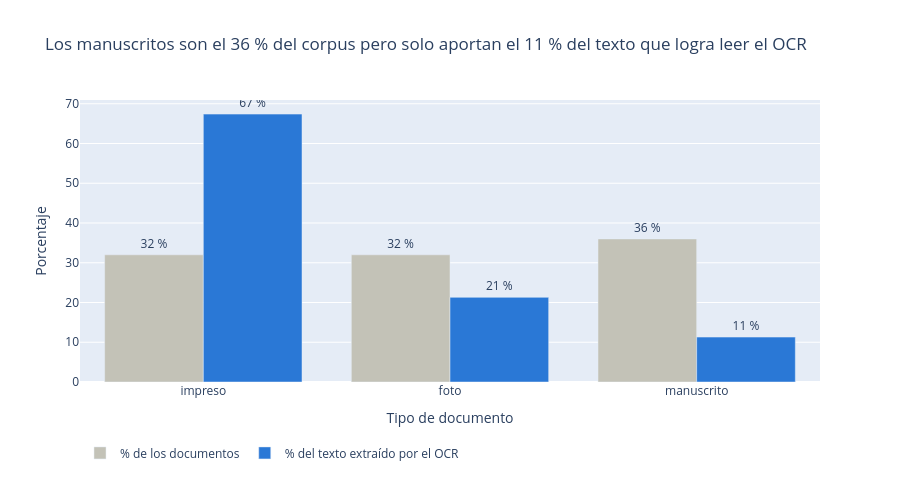

Write notebook code for a chart like this one.
### Markdown cell above
## 7 · Análisis exploratorio

Tres gráficos interactivos con Plotly Express. Cada título resume la conclusión que muestra el gráfico.
Además de la versión interactiva, cada gráfico se guarda como imagen PNG dentro del notebook para que se vea en GitHub.

### Code cell
import plotly.express as px
import plotly.io as pio

pio.renderers.default = "plotly_mimetype+png"     # interactivo en Jupyter/VS Code y PNG para GitHub
COLOR_TIPO = {"impreso": "#2a78d6", "foto": "#eb6834", "manuscrito": "#0ca30c"}
ORDEN_TIPO = ["impreso", "foto", "manuscrito"]

reparto = (ocr_docs.groupby("tipo").agg(documentos=("id", "count"), caracteres=("caracteres", "sum"))
           .reindex(ORDEN_TIPO))
reparto = (100 * reparto / reparto.sum()).round(1).reset_index().melt(
    id_vars="tipo", var_name="medida", value_name="porcentaje")
reparto["medida"] = reparto["medida"].map({"documentos": "% de los documentos", "caracteres": "% del texto extraído por el OCR"})
man = reparto.set_index(["tipo", "medida"])["porcentaje"]["manuscrito"]

fig = px.bar(reparto, x="tipo", y="porcentaje", color="medida", barmode="group", text="porcentaje",
             color_discrete_sequence=["#c3c2b7", "#2a78d6"],
             title=f"Los manuscritos son el {man['% de los documentos']:.0f} % del corpus pero solo aportan "
                   f"el {man['% del texto extraído por el OCR']:.0f} % del texto que logra leer el OCR",
             labels={"tipo": "Tipo de documento", "porcentaje": "Porcentaje", "medida": ""})
fig.update_traces(texttemplate="%{text:.0f} %", textposition="outside")
fig.update_layout(width=900, height=480, legend=dict(orientation="h", y=-0.2))
fig.show()

### Figure 1 — Plotly figure (JSON) as saved in the notebook; plotly's stock layout.template omitted (floating-point values rounded to 4 significant figures)
{"data": [{"alignmentgroup": "True", "hovertemplate": "=% de los documentos<br>Tipo de documento=%{x}<br>Porcentaje=%{text}<extra></extra>", "legendgroup": "% de los documentos", "marker": {"color": "#c3c2b7", "pattern": {"shape": ""}}, "name": "% de los documentos", "offsetgroup": "% de los documentos", "orientation": "v", "showlegend": true, "text": [32.0, 32.0, 36.0], "textposition": "outside", "texttemplate": "%{text:.0f} %", "type": "bar", "x": ["impreso", "foto", "manuscrito"], "xaxis": "x", "y": [32.0, 32.0, 36.0], "yaxis": "y"}, {"alignmentgroup": "True", "hovertemplate": "=% del texto extraído por el OCR<br>Tipo de documento=%{x}<br>Porcentaje=%{text}<extra></extra>", "legendgroup": "% del texto extraído por el OCR", "marker": {"color": "#2a78d6", "pattern": {"shape": ""}}, "name": "% del texto extraído por el OCR", "offsetgroup": "% del texto extraído por el OCR", "orientation": "v", "showlegend": true, "text": [67.4, 21.3, 11.3], "textposition": "outside", "texttemplate": "%{text:.0f} %", "type": "bar", "x": ["impreso", "foto", "manuscrito"], "xaxis": "x", "y": [67.4, 21.3, 11.3], "yaxis": "y"}], "layout": {"barmode": "group", "height": 480, "legend": {"orientation": "h", "title": {"text": ""}, "tracegroupgap": 0, "y": -0.2}, "title": {"text": "Los manuscritos son el 36 % del corpus pero solo aportan el 11 % del texto que logra leer el OCR"}, "width": 900, "xaxis": {"anchor": "y", "domain": [0.0, 1.0], "title": {"text": "Tipo de documento"}}, "yaxis": {"anchor": "x", "domain": [0.0, 1.0], "title": {"text": "Porcentaje"}}}}
